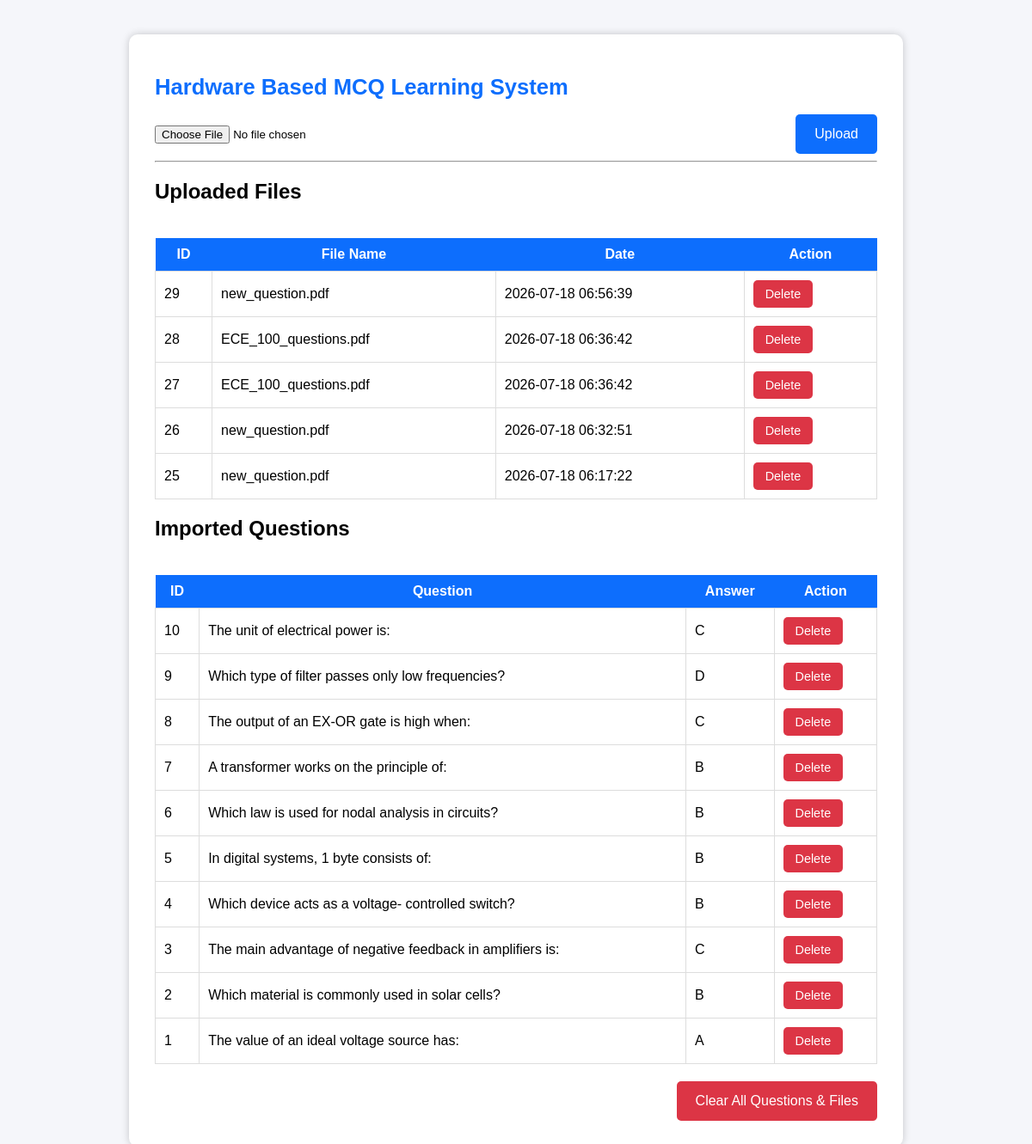
The page / on the database its author committed.
### tables this page shows
CREATE TABLE uploads(
    id INTEGER PRIMARY KEY AUTOINCREMENT,
    filename TEXT NOT NULL,
    filepath TEXT NOT NULL,
    upload_date TIMESTAMP DEFAULT CURRENT_TIMESTAMP
);

CREATE TABLE questions(
    id INTEGER PRIMARY KEY AUTOINCREMENT,
    question TEXT NOT NULL,

    option_a TEXT NOT NULL,
    option_b TEXT NOT NULL,
    option_c TEXT NOT NULL,
    option_d TEXT NOT NULL,

    correct_answer TEXT NOT NULL,

    source_file TEXT,

    created_at TIMESTAMP DEFAULT CURRENT_TIMESTAMP
);

### app.py (the view)
@app.route("/")
def index():
    conn = sqlite3.connect(DATABASE)
    cursor = conn.cursor()
    cursor.execute("""
        SELECT *
        FROM uploads
        ORDER BY id DESC
    """)
    files = cursor.fetchall()
    cursor.execute("""
        SELECT *
        FROM questions
        ORDER BY id DESC
        LIMIT 20
    """)
    questions = cursor.fetchall()
    conn.close()
    return render_template(
        "index.html",
        files=files,
        questions=questions
    )

### templates/index.html (shortened to what this page needs)
<!DOCTYPE html>
<html>
<head>
<link rel="stylesheet"
href="{{ url_for('static', filename='css/style.css') }}">
</head>
<body>
<div class="container">
<h1>Hardware Based MCQ Learning System</h1>
<form
action="/upload"
method="POST"
enctype="multipart/form-data">
<input
type="file"
name="pdf"
accept=".pdf,.doc,.docx"
required>
<button>
Upload
</button>
</form>
<hr>
<h2>Uploaded Files</h2>
<div class="table-wrap">
<table>
<tr>
<th>ID</th>
<th>File Name</th>
<th>Date</th>
<th>Action</th>
</tr>
{% for file in files %}
<tr>
<td>{{ file[0] }}</td>
<td>{{ file[1] }}</td>
<td>{{ file[3] }}</td>
<td>
<form action="{{ url_for('delete_file', file_id=file[0]) }}" method="POST" class="delete-form">
<button type="submit" class="btn-delete">Delete</button>
</form>
</td>
</tr>
{% endfor %}
</table>
</div>
<h2>Imported Questions</h2>
<div class="table-wrap">
<table>
<tr>
<th>ID</th>
<th>Question</th>
<th>Answer</th>
<th>Action</th>
</tr>
{% for q in questions %}
<tr>
<td>{{ q[0] }}</td>
<td>{{ q[1] }}</td>
<td>{{ q[6] }}</td>
<td>
<form action="{{ url_for('delete_question', question_id=q[0]) }}" method="POST" class="delete-form">
<button type="submit" class="btn-delete">Delete</button>
</form>
</td>
</tr>
{% endfor %}
</table>
</div>
<form action="{{ url_for('clear_all') }}" method="POST" class="delete-form clear-all-row" data-confirm="Are you sure? This will delete ALL questions and ALL uploaded files. This cannot be undone.">
<button type="submit" class="btn-clear-all">Clear All Questions &amp; Files</button>
</form>
</div>
</body>
</html>

### static/css/style.css (style rules this page uses)
* { box-sizing:border-box; }
body { font-family:Arial; background:#f5f6fa; margin:0; padding:40px 20px; }
.container { background:white; max-width:900px; width:100%; margin:auto; padding:30px; border-radius:10px; box-shadow:0 0 10px rgba(0,0,0,.2); }
h1 { color:#0d6efd; font-size:1.6rem; }
form { display:flex; flex-wrap:wrap; gap:12px; align-items:center; }
input[type="file"] { flex:1; min-width:0; }
button { background:#0d6efd; color:white; border:none; padding:14px 22px; cursor:pointer; border-radius:5px; font-size:1rem; }
.btn-delete { background:#dc3545; color:white; border:none; padding:8px 14px; cursor:pointer; border-radius:5px; font-size:0.9rem; }
.btn-clear-all { background:#dc3545; color:white; border:none; padding:14px 22px; cursor:pointer; border-radius:5px; font-size:1rem; }
.clear-all-row { justify-content:flex-end; margin-top:20px; }
.table-wrap { overflow-x:auto; -webkit-overflow-scrolling:touch; }
table { width:100%; border-collapse:collapse; margin-top:20px; min-width:480px; }
th { background:#0d6efd; color:white; padding:10px; white-space:nowrap; }
td { padding:10px; border:1px solid #ddd; }

### rows shown on the page
uploads: id "29", filename "new_question.pdf", upload_date "2026-07-18 06:56:39"
uploads: id "28", filename "ECE_100_questions.pdf", upload_date "2026-07-18 06:36:42"
uploads: id "27", filename "ECE_100_questions.pdf", upload_date "2026-07-18 06:36:42"
uploads: id "26", filename "new_question.pdf", upload_date "2026-07-18 06:32:51"
uploads: id "25", filename "new_question.pdf", upload_date "2026-07-18 06:17:22"
questions: id "10", question "The unit of electrical power is:", correct_answer "C"
questions: id "9", question "Which type of filter passes only low frequencies?", correct_answer "D"
questions: id "8", question "The output of an EX-OR gate is high when:", correct_answer "C"
questions: id "7", question "A transformer works on the principle of:", correct_answer "B"
questions: id "6", question "Which law is used for nodal analysis in circuits?", correct_answer "B"
questions: id "5", question "In digital systems, 1 byte consists of:", correct_answer "B"
questions: id "4", question "Which device acts as a voltage- controlled switch?", correct_answer "B"
questions: id "3", question "The main advantage of negative feedback in amplifiers is:", correct_answer "C"
questions: id "2", question "Which material is commonly used in solar cells?", correct_answer "B"
questions: id "1", question "The value of an ideal voltage source has:", correct_answer "A"
